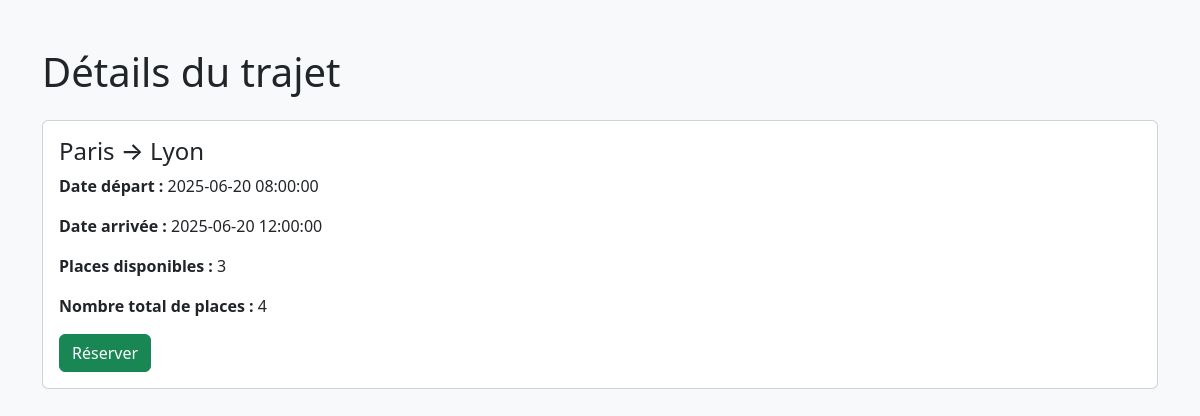
The app's page /details.php?id=2 with its own data.
### tables this page shows
CREATE TABLE `trajets` (
  `id` int(11) NOT NULL,
  `depart_agence_id` int(11) NOT NULL,
  `arrivee_agence_id` int(11) NOT NULL,
  `date_depart` datetime NOT NULL,
  `date_arrivee` datetime NOT NULL,
  `places_total` int(11) NOT NULL,
  `places_disponibles` int(11) NOT NULL,
  `user_id` int(11) NOT NULL
);

CREATE TABLE `agences` (
  `id` int(11) NOT NULL,
  `nom` varchar(100) NOT NULL
);

### public/details.php (the view, shortened to what this page needs)
<?php
require_once "../config/database.php";
$id = $_GET['id'];
$sql = "
SELECT
    trajets.*,
    depart.nom AS depart_nom,
    arrivee.nom AS arrivee_nom
FROM trajets
JOIN agences AS depart ON trajets.depart_agence_id = depart.id
JOIN agences AS arrivee ON trajets.arrivee_agence_id = arrivee.id
WHERE trajets.id = ?
";
$stmt = $pdo->prepare($sql);
$stmt->execute([$id]);
$trajet = $stmt->fetch();
?>
<!DOCTYPE html>
<html lang="fr">
<head>
    <link href="https://cdn.jsdelivr.net/npm/bootstrap@5.3.3/dist/css/bootstrap.min.css" rel="stylesheet">
</head>
<body class="bg-light">
<div class="container mt-5">
    <h1>Détails du trajet</h1>
    <div class="card mt-4">
        <div class="card-body">
            <h4><?= $trajet['depart_nom'] ?> → <?= $trajet['arrivee_nom'] ?></h4>
            <p><strong>Date départ :</strong> <?= $trajet['date_depart'] ?></p>
            <p><strong>Date arrivée :</strong> <?= $trajet['date_arrivee'] ?></p>
            <p><strong>Places disponibles :</strong> <?= $trajet['places_disponibles'] ?></p>
            <p><strong>Nombre total de places :</strong> <?= $trajet['places_total'] ?></p>
            <a href="reservation.php?id=<?= $trajet['id'] ?>" class="btn btn-success">
    Réserver
</a>
        </div>
    </div>
</div>
</body>
</html>

### records on screen
trajets: agences.nom "Paris", agences.nom "Lyon", date_depart "2025-06-20 08:00:00", date_arrivee "2025-06-20 12:00:00", places_disponibles "3", places_total "4"
